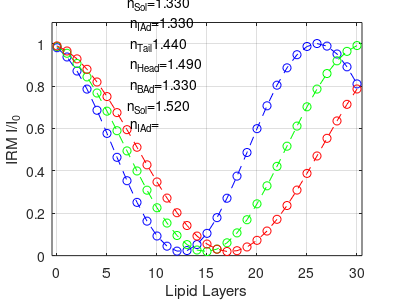
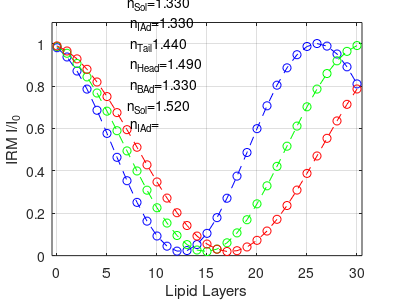
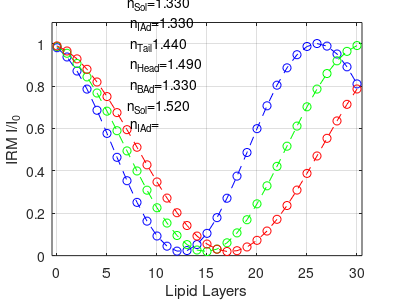

Write MATLAB code to recreate these figures, in order.
%% V: Head-Tail Simulation, Interstitial Adlayers
clear; clc;

%IRM Light Wavelength
lambda1 = 450e-9;
lambda2 = 532e-9; 
lambda3 = 610e-9;

%Refractive Indices
n0 = 1.52; %Substrate refractive index
n1 = 1.33; %Base adlayer refractive index
n2 = 1.49; %Phosphocholine lipid head group refractive index
n3 = 1.44; %Lipid tail group refractive index (octadecane used in model)
n4 = 1.33; %Interstitial adlayer refractive index
n5 = 1.33; %PBS top solution and water adlayer refractive index

%Distances and Wavelength
m = 0:30;
npoint=max(size(m));
d1 = 1e-9; %Base adlayer thickness
d2 = 0.5e-9; %Phosphocholine head thickness
d3 = 4e-9; %Tail thickness
d4 = 0.75e-9; %Interstitial adlayer thickness

%Fresnel Reflectance Coefficients
r01 = (n0-n1)/(n0+n1); %Substrate to base adlayer
r12 = (n1-n2)/(n1+n2); %Base adlayer to head
r23 = (n2-n3)/(n2+n3); %Head to tail
r32 = -r23; %Tail to head
r24 = (n2-n4)/(n2+n4); %Head to interstitial adlayer
r42 = -r24; %Interstitial adlayer to head
r25 = (n2-n5)/(n2+n5); %Head to top solution

%Fresnel Transmittance Coefficients
t01 = 2*n0/(n0+n1);  %Substrate to base adlayer
t12 = 2*n1/(n1+n2); %Base adlayer to head
t23 = 2*n2/(n2+n3); %Head to tail
t32 = 2*n3/(n2+n3); %Tail to head
t24 = 2*n2/(n2+n4); %Head to interstitial adlayer
t42 = 2*n4/(n2+n4); %Interstitial adlayer to head
t25 = 2*n2/(n2+n5); %Head to top solution

%Transfer Matrices between layers
M01 = [1,r01;r01,1]/t01; %Substrate to base adlayer
M12 = [1,r12;r12,1]/t12; %Base adlayer to head
M23 = [1,r23;r23,1]/t23; %Head to tail
M32 = [1,r32;r32,1]/t32; %Tail to head
M24 = [1,r24;r24,1]/t24; %Head to interstitial adlayer
M42 = [1,r42;r42,1]/t42; %Interstitial adlayer to head
M25 = [1,r25;r25,1]/t25; %Head to top solution 

%Transfer Matrices within layers
phi1_l1 = 2*pi*n1*d1/lambda1; %Base adlayer
phi2_l1 = 2*pi*n2*d2/lambda1; %Head
phi3_l1 = 2*pi*n3*d3/lambda1; %Tail
phi4_l1 = 2*pi*n4*d4/lambda1; %Interstitial adlayer
M1_l1 = [exp(1i*phi1_l1),0;0,exp(-1*1i*phi1_l1)]; %Base adlayer
M2_l1 = [exp(1i*phi2_l1),0;0,exp(-1*1i*phi2_l1)]; %Head
M3_l1 = [exp(1i*phi3_l1),0;0,exp(-1*1i*phi3_l1)]; %Tail
M4_l1 = [exp(1i*phi4_l1),0;0,exp(-1*1i*phi4_l1)]; %Interstitial adlayer

phi1_l2 = 2*pi*n1*d1/lambda2; %Base adlayer
phi2_l2 = 2*pi*n2*d2/lambda2; %Head
phi3_l2 = 2*pi*n3*d3/lambda2; %Tail
phi4_l2 = 2*pi*n4*d4/lambda2; %Interstitial adlayer
M1_l2 = [exp(1i*phi1_l2),0;0,exp(-1*1i*phi1_l2)]; %Base adlayer
M2_l2 = [exp(1i*phi2_l2),0;0,exp(-1*1i*phi2_l2)]; %Head
M3_l2 = [exp(1i*phi3_l2),0;0,exp(-1*1i*phi3_l2)]; %Tail
M4_l2 = [exp(1i*phi4_l2),0;0,exp(-1*1i*phi4_l2)]; %Interstitial adlayer

phi1_l3 = 2*pi*n1*d1/lambda3; %Base adlayer
phi2_l3 = 2*pi*n2*d2/lambda3; %Head
phi3_l3 = 2*pi*n3*d3/lambda3; %Tail
phi4_l3 = 2*pi*n4*d4/lambda3; %Interstitial adlayer
M1_l3 = [exp(1i*phi1_l3),0;0,exp(-1*1i*phi1_l3)]; %Base adlayer
M2_l3 = [exp(1i*phi2_l3),0;0,exp(-1*1i*phi2_l3)]; %Head
M3_l3 = [exp(1i*phi3_l3),0;0,exp(-1*1i*phi3_l3)]; %Tail
M4_l3 = [exp(1i*phi4_l3),0;0,exp(-1*1i*phi4_l3)]; %Interstitial adlayer

%Light Pathway: m01 - m1 - m12 - (j-1)[m2 - m23 - m3 - m32 - m2 - m24 - m4
%- m42] - m2 - m23 - m3 - m32 - m2 - m25
for j=1:npoint
	M_l1 = M01*M1_l1*M12*[(M2_l1*M23*M3_l1*M32*M2_l1*M24*M4_l1*M42)^(j-1)]*M2_l1*M23*M3_l1*M32*M2_l1*M25
	r_l1(j)=M_l1(2,1)/M_l1(1,1);
    t_l1(j)=1/M_l1(1,1);
	
	M_l2 = M01*M1_l2*M12*[(M2_l2*M23*M3_l2*M32*M2_l2*M24*M4_l2*M42)^(j-1)]*M2_l2*M23*M3_l2*M32*M2_l2*M25
	r_l2(j)=M_l2(2,1)/M_l2(1,1);
    t_l2(j)=1/M_l2(1,1);
	
    M_l3 = M01*M1_l3*M12*[(M2_l3*M23*M3_l3*M32*M2_l3*M24*M4_l3*M42)^(j-1)]*M2_l3*M23*M3_l3*M32*M2_l3*M25
	r_l3(j)=M_l3(2,1)/M_l3(1,1);
    t_l3(j)=1/M_l3(1,1);
end
for k=1:npoint
        R_l1(k)=norm(r_l1(k))^2;
        T_l1(k)=norm(t_l1(k))^2*n5/n0;
		
		R_l2(k)=norm(r_l2(k))^2;
        T_l2(k)=norm(t_l2(k))^2*n5/n0;
		
		R_l3(k)=norm(r_l3(k))^2;
        T_l3(k)=norm(t_l3(k))^2*n5/n0;
end

Rbg=(((n0-n5)./(n0+n5)).^2);
CIRM_l1=R_l1./Rbg;
CIRM_l2=R_l2./Rbg;
CIRM_l3=R_l3./Rbg;


%Creating the graph
figure(2);
plot(m,CIRM_l1,'b--o')
hold on 
plot(m,CIRM_l2,'g--o')
plot(m,CIRM_l3,'r--o')
hold off
xlabel('Lipid Layers')
ylabel('IRM I/I_0')
grid on;
ylim([0,1.1])
xlim([min(m)-0.5,max(m)+0.5])
textct=sprintf('n_S_o_l=%4.3f\n n_I_A_d=%4.3f\n n_T_a_i_l%4.3f\n n_H_e_a_d=%4.3f\n n_B_A_d=%4.3f\n',n5,n4,n3,n2,n1,n0);
% text('Position',[20 1 0]);
% text(min(xlim())+0.6*(max(xlim())-min(xlim())),0.8*min(ylim())+0.2*(max(ylim())-min(ylim())),textct);
text(7,0.9,textct);

set(gcf,'PaperUnits','inches','PaperPosition',[0 0 4 3])
opfnhead=sprintf('nSol=%4.2f,nIAd=%4.2f, nTail =%4.2f,nHead=%4.2f, nBAd = %4.2f, wavelength=%4.1fnm, HeadTailBaseAdlayer',n5,n4,n3,n2,n1,lambda1*1e9);
print([opfnhead,'.png'],'-dpng');
dlmwrite([opfnhead,'.dat'],[m,CIRM_l1],'\t');
I_glass=4000;
Mimg=I_glass*ones(1024,1024);
Mimg(212:812,212:812)=I_glass*CIRM_l1(2);
Mimg(412:612,412:612)=I_glass*CIRM_l1(3);
imwrite(uint16(Mimg),[opfnhead,'.tif']);

opfnhead=sprintf('nSol=%4.2f,nIAd=%4.2f, nTail =%4.2f,nHead=%4.2f, nBAd = %4.2f, wavelength=%4.1fnm, HeadTailBaseAdlayer',n5,n4,n3,n2,n1,lambda2*1e9);
print([opfnhead,'.png'],'-dpng');
dlmwrite([opfnhead,'.dat'],[m,CIRM_l2],'\t');
I_glass=4000;
Mimg=I_glass*ones(1024,1024);
Mimg(212:812,212:812)=I_glass*CIRM_l2(2);
Mimg(412:612,412:612)=I_glass*CIRM_l2(3);
imwrite(uint16(Mimg),[opfnhead,'.tif']);

opfnhead=sprintf('nSol=%4.2f,nIAd=%4.2f, nTail =%4.2f,nHead=%4.2f, nBAd = %4.2f, wavelength=%4.1fnm, HeadTailBaseAdlayer',n5,n4,n3,n2,n1,lambda3*1e9);
print([opfnhead,'.png'],'-dpng');
dlmwrite([opfnhead,'.dat'],[m,CIRM_l3],'\t');
I_glass=4000;
Mimg=I_glass*ones(1024,1024);
Mimg(212:812,212:812)=I_glass*CIRM_l3(2);
Mimg(412:612,412:612)=I_glass*CIRM_l3(3);
imwrite(uint16(Mimg),[opfnhead,'.tif']);
